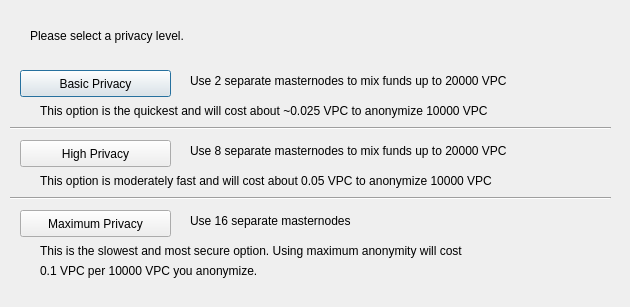
<?xml version="1.0" encoding="UTF-8"?>
<ui version="4.0">
 <class>ObfuscationConfig</class>
 <widget class="QDialog" name="ObfuscationConfig">
  <property name="geometry">
   <rect>
    <x>0</x>
    <y>0</y>
    <width>630</width>
    <height>307</height>
   </rect>
  </property>
  <property name="windowTitle">
   <string>Configure Obfuscation</string>
  </property>
  <widget class="QPushButton" name="buttonBasic">
   <property name="geometry">
    <rect>
     <x>20</x>
     <y>70</y>
     <width>151</width>
     <height>27</height>
    </rect>
   </property>
   <property name="text">
    <string>Basic Privacy</string>
   </property>
  </widget>
  <widget class="QPushButton" name="buttonHigh">
   <property name="geometry">
    <rect>
     <x>20</x>
     <y>140</y>
     <width>151</width>
     <height>27</height>
    </rect>
   </property>
   <property name="text">
    <string>High Privacy</string>
   </property>
  </widget>
  <widget class="QPushButton" name="buttonMax">
   <property name="geometry">
    <rect>
     <x>20</x>
     <y>210</y>
     <width>151</width>
     <height>27</height>
    </rect>
   </property>
   <property name="text">
    <string>Maximum Privacy</string>
   </property>
  </widget>
  <widget class="QLabel" name="label">
   <property name="geometry">
    <rect>
     <x>30</x>
     <y>20</y>
     <width>571</width>
     <height>31</height>
    </rect>
   </property>
   <property name="text">
    <string>Please select a privacy level.</string>
   </property>
  </widget>
  <widget class="QLabel" name="label_2">
   <property name="geometry">
    <rect>
     <x>190</x>
     <y>70</y>
     <width>421</width>
     <height>21</height>
    </rect>
   </property>
   <property name="text">
    <string>Use 2 separate masternodes to mix funds up to 20000 VPC</string>
   </property>
  </widget>
  <widget class="QLabel" name="label_3">
   <property name="geometry">
    <rect>
     <x>190</x>
     <y>140</y>
     <width>411</width>
     <height>21</height>
    </rect>
   </property>
   <property name="text">
    <string>Use 8 separate masternodes to mix funds up to 20000 VPC</string>
   </property>
  </widget>
  <widget class="QLabel" name="label_4">
   <property name="geometry">
    <rect>
     <x>190</x>
     <y>210</y>
     <width>421</width>
     <height>21</height>
    </rect>
   </property>
   <property name="text">
    <string>Use 16 separate masternodes</string>
   </property>
  </widget>
  <widget class="QLabel" name="label_6">
   <property name="geometry">
    <rect>
     <x>40</x>
     <y>100</y>
     <width>561</width>
     <height>21</height>
    </rect>
   </property>
   <property name="text">
    <string>This option is the quickest and will cost about ~0.025 VPC to anonymize 10000 VPC</string>
   </property>
  </widget>
  <widget class="QLabel" name="label_7">
   <property name="geometry">
    <rect>
     <x>40</x>
     <y>170</y>
     <width>561</width>
     <height>21</height>
    </rect>
   </property>
   <property name="text">
    <string>This option is moderately fast and will cost about 0.05 VPC to anonymize 10000 VPC</string>
   </property>
  </widget>
  <widget class="QLabel" name="label_8">
   <property name="geometry">
    <rect>
     <x>40</x>
     <y>240</y>
     <width>561</width>
     <height>21</height>
    </rect>
   </property>
   <property name="text">
    <string>This is the slowest and most secure option. Using maximum anonymity will cost</string>
   </property>
  </widget>
  <widget class="QLabel" name="label_9">
   <property name="geometry">
    <rect>
     <x>40</x>
     <y>260</y>
     <width>561</width>
     <height>21</height>
    </rect>
   </property>
   <property name="text">
    <string>0.1 VPC per 10000 VPC you anonymize.</string>
   </property>
  </widget>
  <widget class="Line" name="line">
   <property name="geometry">
    <rect>
     <x>10</x>
     <y>120</y>
     <width>601</width>
     <height>16</height>
    </rect>
   </property>
   <property name="orientation">
    <enum>Qt::Horizontal</enum>
   </property>
  </widget>
  <widget class="Line" name="line_2">
   <property name="geometry">
    <rect>
     <x>10</x>
     <y>190</y>
     <width>601</width>
     <height>16</height>
    </rect>
   </property>
   <property name="orientation">
    <enum>Qt::Horizontal</enum>
   </property>
  </widget>
 </widget>
 <resources/>
 <connections/>
</ui>
